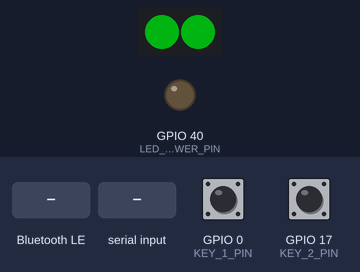
Simulated run of this program. Board: ESP32-S3. On the bench: 2 RGB LEDs in strip order, left to right, output pins drawn as LEDs (lit = HIGH). The test bench sets the inputs (shaded band); at power-on: GPIO 17 (KEY_2_PIN) HIGH, GPIO 0 (KEY_1_PIN) HIGH. Dim RGB values are drawn brighter than linear; nothing arrives over Bluetooth unless stated; a phone connects over Bluetooth LE 3 s after start; USB keyboard and mouse output is not drawn.

Above: at 1.2 s.
1.3 s: Bluetooth LE write "working" received
At 1.8 s:
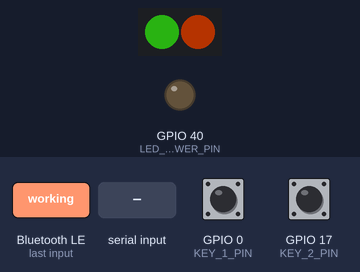
4.3 s: "attention\n" received over the second serial link
At 4.56 s:
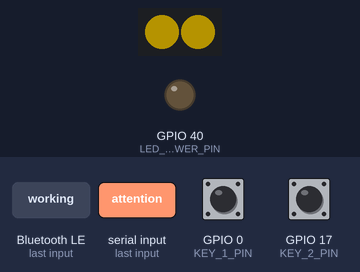
7.3 s: GPIO 17 (KEY_2_PIN) pulled LOW for 0.15 s
At 8.53 s:
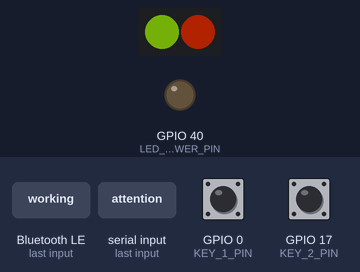
10.4 s: Bluetooth LE write "thinking" received
At 12.21 s:
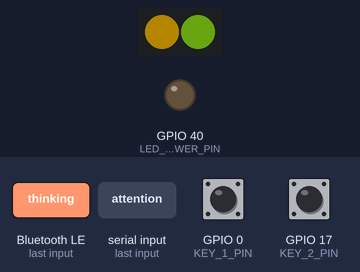
13.4 s: GPIO 0 (KEY_1_PIN) pulled LOW for 0.15 s
At 14.7 s:
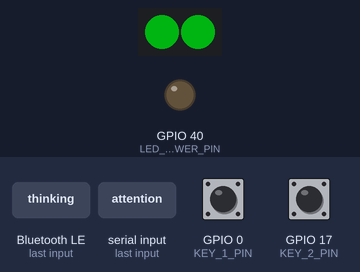
15.0 s: "working\n" received over the second serial link
At 17.26 s:
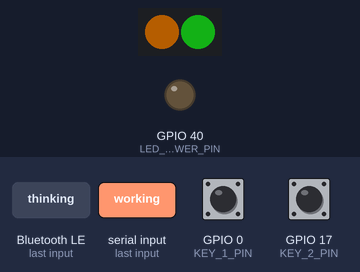
Timing chart, 0 to 54.1 s (numbered marks = the images above; inputs shaded):
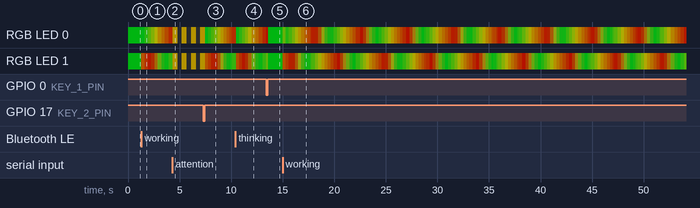

The program:

main.cpp
```cpp
#include <Arduino.h>
#include <Adafruit_NeoPixel.h>
#include <NimBLEDevice.h>
#include <USB.h>
#include <USBCDC.h>

#include <algorithm>
#include <cstring>
#include <string>

namespace {

// M5Stack Chain DualKey (C147) pin map.
constexpr uint8_t KEY_1_PIN = 0;
constexpr uint8_t KEY_2_PIN = 17;
constexpr uint8_t LED_DATA_PIN = 21;
constexpr uint8_t LED_POWER_PIN = 40;
constexpr uint8_t LED_COUNT = 2;

constexpr char DEVICE_NAME[] = "DualKey Signal Light";
constexpr char SERVICE_UUID[] = "7b7f3d10-7d20-4b8e-a2d7-4d55414c0001";
constexpr char RX_UUID[] = "7b7f3d10-7d20-4b8e-a2d7-4d55414c0002";
constexpr char TX_UUID[] = "7b7f3d10-7d20-4b8e-a2d7-4d55414c0003";

constexpr uint8_t DEFAULT_BRIGHTNESS = 64;
constexpr uint32_t BLE_WAITING_DELAY_MS = 15000;
constexpr uint32_t COMMAND_MAX_LENGTH = 95;

USBCDC CdcSerial;
Adafruit_NeoPixel pixels(LED_COUNT, LED_DATA_PIN, NEO_GRB + NEO_KHZ800);
NimBLECharacteristic* txCharacteristic = nullptr;
QueueHandle_t commandQueue = nullptr;

enum class SignalState : uint8_t {
    Idle,
    Working,
    Attention,
    Blocked,
    Complete,
    Off,
};

enum class CommandSource : uint8_t {
    Usb,
    Ble,
};

struct CommandItem {
    CommandSource source;
    char text[COMMAND_MAX_LENGTH + 1];
};

struct ButtonState {
    explicit ButtonState(uint8_t buttonPin) : pin(buttonPin) {}

    uint8_t pin;
    bool rawPressed = false;
    bool pressed = false;
    uint32_t rawChangedAt = 0;
    uint32_t pressedAt = 0;
};

SignalState currentState = SignalState::Idle;
uint8_t brightness = DEFAULT_BRIGHTNESS;
uint32_t stateChangedAt = 0;
uint32_t lastTransportActivityAt = 0;
uint32_t lastLedFrameAt = 0;
uint32_t lastRendered[LED_COUNT] = {0xFFFFFFFF, 0xFFFFFFFF};
volatile bool bleConnected = false;
bool chordHandled = false;
String usbInput;
ButtonState key1{KEY_1_PIN};
ButtonState key2{KEY_2_PIN};

const char* stateName(SignalState state) {
    switch (state) {
        case SignalState::Idle:
            return "idle";
        case SignalState::Working:
            return "working";
        case SignalState::Attention:
            return "attention";
        case SignalState::Blocked:
            return "blocked";
        case SignalState::Complete:
            return "complete";
        case SignalState::Off:
            return "off";
    }
    return "idle";
}

uint32_t rgb(uint8_t red, uint8_t green, uint8_t blue) {
    return (static_cast<uint32_t>(red) << 16) |
           (static_cast<uint32_t>(green) << 8) |
           static_cast<uint32_t>(blue);
}

uint8_t scaleChannel(uint8_t value, uint8_t level) {
    return static_cast<uint8_t>((static_cast<uint16_t>(value) * level) / 255);
}

uint32_t scaleColor(uint32_t color, uint8_t level) {
    return rgb(scaleChannel((color >> 16) & 0xFF, level),
               scaleChannel((color >> 8) & 0xFF, level),
               scaleChannel(color & 0xFF, level));
}

uint32_t blend(uint32_t from, uint32_t to, uint16_t amount, uint16_t range) {
    const auto mix = [amount, range](uint8_t a, uint8_t b) -> uint8_t {
        return static_cast<uint8_t>((static_cast<uint32_t>(a) * (range - amount) +
                                     static_cast<uint32_t>(b) * amount) /
                                    range);
    };
    return rgb(mix((from >> 16) & 0xFF, (to >> 16) & 0xFF),
               mix((from >> 8) & 0xFF, (to >> 8) & 0xFF),
               mix(from & 0xFF, to & 0xFF));
}

uint32_t workingColor(uint32_t phaseMs) {
    constexpr uint32_t segmentMs = 1500;
    constexpr uint32_t cycleMs = segmentMs * 3;
    constexpr uint32_t colors[] = {
        0x00FF20,  // green
        0xFFD000,  // yellow
        0xFF1800,  // red
    };
    phaseMs %= cycleMs;
    const uint8_t segment = phaseMs / segmentMs;
    const uint16_t within = phaseMs % segmentMs;
    return blend(colors[segment], colors[(segment + 1) % 3], within, segmentMs);
}

void renderPixels(uint32_t first, uint32_t second) {
    const uint32_t colors[] = {first, second};
    bool changed = false;
    for (uint8_t index = 0; index < LED_COUNT; ++index) {
        if (lastRendered[index] != colors[index]) {
            pixels.setPixelColor(index,
                                 (colors[index] >> 16) & 0xFF,
                                 (colors[index] >> 8) & 0xFF,
                                 colors[index] & 0xFF);
            lastRendered[index] = colors[index];
            changed = true;
        }
    }
    if (changed) {
        pixels.show();
    }
}

void renderWaitingForBle(uint32_t now) {
    const uint32_t phase = now % 1800;
    uint8_t level = 5;
    if (phase < 300) {
        level = static_cast<uint8_t>(5 + (phase * 35) / 300);
    } else if (phase < 600) {
        level = static_cast<uint8_t>(40 - ((phase - 300) * 35) / 300);
    }
    const uint32_t blue = scaleColor(0x0060FF, level);
    renderPixels(blue, phase >= 900 ? blue : 0);
}

void renderSignal(uint32_t now) {
    if (now - lastLedFrameAt < 20) {
        return;
    }
    lastLedFrameAt = now;

    if (!bleConnected &&
        (currentState == SignalState::Idle || currentState == SignalState::Off) &&
        now - lastTransportActivityAt >= BLE_WAITING_DELAY_MS) {
        renderWaitingForBle(now);
        return;
    }

    switch (currentState) {
        case SignalState::Idle: {
            const uint32_t green = scaleColor(0x00FF18, brightness);
            renderPixels(green, green);
            break;
        }
        case SignalState::Working: {
            const uint32_t elapsed = now - stateChangedAt;
            renderPixels(scaleColor(workingColor(elapsed), brightness),
                         scaleColor(workingColor(elapsed + 2250), brightness));
            break;
        }
        case SignalState::Attention: {
            const bool on = ((now - stateChangedAt) % 900) < 500;
            const uint32_t yellow = on ? scaleColor(0xFFD000, brightness) : 0;
            renderPixels(yellow, yellow);
            break;
        }
        case SignalState::Blocked: {
            const uint32_t phase = (now - stateChangedAt) % 1100;
            const bool on = phase < 140 || (phase >= 260 && phase < 400);
            const uint32_t red = on ? scaleColor(0xFF0000, brightness) : 0;
            renderPixels(red, red);
            break;
        }
        case SignalState::Complete: {
            const uint32_t phase = (now - stateChangedAt) % 500;
            const bool on = phase < 220;
            const uint32_t green = on ? scaleColor(0x00FF18, brightness) : 0;
            renderPixels(green, green);
            break;
        }
        case SignalState::Off:
            renderPixels(0, 0);
            break;
    }
}

void setState(SignalState state) {
    currentState = state;
    stateChangedAt = millis();
    lastLedFrameAt = 0;
    lastRendered[0] = 0xFFFFFFFF;
    lastRendered[1] = 0xFFFFFFFF;
}

bool parseState(String value, SignalState& result) {
    value.trim();
    value.toLowerCase();
    if (value == "idle" || value == "session_start") {
        result = SignalState::Idle;
    } else if (value == "working" || value == "thinking" || value == "tool_done") {
        result = SignalState::Working;
    } else if (value == "attention" || value == "done" || value == "notification") {
        result = SignalState::Attention;
    } else if (value == "blocked" || value == "permission" || value == "error" ||
               value == "failed") {
        result = SignalState::Blocked;
    } else if (value == "complete" || value == "session_done" || value == "session_end") {
        result = SignalState::Complete;
    } else if (value == "off" || value == "clear") {
        result = SignalState::Off;
    } else {
        return false;
    }
    return true;
}

void sendBleNotification(const String& message) {
    if (bleConnected && txCharacteristic != nullptr) {
        txCharacteristic->setValue(message.c_str());
        txCharacteristic->notify();
    }
}

void reply(CommandSource source, const String& message) {
    if (source == CommandSource::Usb) {
        CdcSerial.println(message);
    } else {
        sendBleNotification(message);
    }
}

void enqueueCommand(CommandSource source, const char* text, size_t length) {
    if (commandQueue == nullptr || text == nullptr || length == 0) {
        return;
    }
    CommandItem item{};
    item.source = source;
    const size_t safeLength = std::min(length, static_cast<size_t>(COMMAND_MAX_LENGTH));
    memcpy(item.text, text, safeLength);
    item.text[safeLength] = '\0';
    xQueueSend(commandQueue, &item, 0);
}

void handleCommand(const CommandItem& item) {
    String command(item.text);
    command.trim();
    if (command.isEmpty()) {
        return;
    }

    lastTransportActivityAt = millis();

    String upper = command;
    upper.toUpperCase();
    if (upper == "PING") {
        reply(item.source, "PONG dualkey-signal-light/0.1.0");
        return;
    }
    if (upper == "INFO" || upper == "STATUS") {
        reply(item.source,
              String("STATUS state=") + stateName(currentState) +
                  " brightness=" + brightness +
                  " ble=" + (bleConnected ? "connected" : "advertising"));
        return;
    }
    if (upper.startsWith("BRIGHTNESS ")) {
        const int value = command.substring(11).toInt();
        if (value < 1 || value > 255) {
            reply(item.source, "ERR brightness must be 1..255");
            return;
        }
        brightness = static_cast<uint8_t>(value);
        lastRendered[0] = 0xFFFFFFFF;
        lastRendered[1] = 0xFFFFFFFF;
        reply(item.source, String("OK BRIGHTNESS ") + brightness);
        return;
    }

    String stateText = command;
    if (upper.startsWith("STATE ")) {
        stateText = command.substring(6);
    } else if (upper.startsWith("SET ")) {
        stateText = command.substring(4);
    }

    SignalState parsed;
    if (!parseState(stateText, parsed)) {
        reply(item.source, "ERR expected STATE idle|working|attention|blocked|complete|off");
        return;
    }
    setState(parsed);
    reply(item.source, String("OK STATE ") + stateName(parsed));
}

class ServerCallbacks final : public NimBLEServerCallbacks {
    void onConnect(NimBLEServer*, NimBLEConnInfo&) override {
        bleConnected = true;
        lastTransportActivityAt = millis();
    }

    void onDisconnect(NimBLEServer*, NimBLEConnInfo&, int) override {
        bleConnected = false;
        lastTransportActivityAt = millis();
    }
};

class RxCallbacks final : public NimBLECharacteristicCallbacks {
    void onWrite(NimBLECharacteristic* characteristic, NimBLEConnInfo&) override {
        const std::string value = characteristic->getValue();
        enqueueCommand(CommandSource::Ble, value.data(), value.size());
    }
};

ServerCallbacks serverCallbacks;
RxCallbacks rxCallbacks;

void setupBle() {
    NimBLEDevice::init(DEVICE_NAME);
    NimBLEDevice::setPower(3);

    NimBLEServer* server = NimBLEDevice::createServer();
    server->setCallbacks(&serverCallbacks, false);
    server->advertiseOnDisconnect(true);

    NimBLEService* service = server->createService(SERVICE_UUID);
    txCharacteristic = service->createCharacteristic(
        TX_UUID, NIMBLE_PROPERTY::READ | NIMBLE_PROPERTY::NOTIFY, 128);
    txCharacteristic->setValue("READY dualkey-signal-light/0.1.0");

    NimBLECharacteristic* rxCharacteristic = service->createCharacteristic(
        RX_UUID, NIMBLE_PROPERTY::WRITE | NIMBLE_PROPERTY::WRITE_NR, 128);
    rxCharacteristic->setCallbacks(&rxCallbacks);

    server->start();
    NimBLEAdvertising* advertising = NimBLEDevice::getAdvertising();
    advertising->setName(DEVICE_NAME);
    advertising->addServiceUUID(SERVICE_UUID);
    advertising->enableScanResponse(true);
    advertising->start();
}

void setupUsb() {
    USB.VID(0x303A);
    USB.PID(0x4010);
    USB.manufacturerName("M5Stack Community");
    USB.productName(DEVICE_NAME);
    USB.serialNumber("DUALKEY-SIGNAL");
    CdcSerial.begin(115200);
    USB.begin();
}

void pollUsb() {
    while (CdcSerial.available() > 0) {
        const char next = static_cast<char>(CdcSerial.read());
        if (next == '\n' || next == '\r') {
            if (!usbInput.isEmpty()) {
                enqueueCommand(CommandSource::Usb, usbInput.c_str(), usbInput.length());
                usbInput.clear();
            }
        } else if (usbInput.length() < COMMAND_MAX_LENGTH) {
            usbInput += next;
        } else {
            usbInput.clear();
            CdcSerial.println("ERR command too long");
        }
    }
}

void onShortPress(ButtonState& button) {
    if (button.pin == KEY_1_PIN) {
        setState(SignalState::Idle);
        lastTransportActivityAt = millis();
        sendBleNotification("EVENT ACK");
        CdcSerial.println("EVENT ACK");
        return;
    }

    static uint8_t demoIndex = 0;
    constexpr SignalState demoStates[] = {
        SignalState::Idle,
        SignalState::Working,
        SignalState::Attention,
        SignalState::Blocked,
        SignalState::Complete,
        SignalState::Off,
    };
    demoIndex = (demoIndex + 1) % (sizeof(demoStates) / sizeof(demoStates[0]));
    setState(demoStates[demoIndex]);
    lastTransportActivityAt = millis();
    const String event = String("EVENT DEMO ") + stateName(currentState);
    sendBleNotification(event);
    CdcSerial.println(event);
}

void updateButton(ButtonState& button, uint32_t now) {
    const bool rawPressed = digitalRead(button.pin) == LOW;
    if (rawPressed != button.rawPressed) {
        button.rawPressed = rawPressed;
        button.rawChangedAt = now;
    }

    if (rawPressed != button.pressed && now - button.rawChangedAt >= 25) {
        button.pressed = rawPressed;
        if (button.pressed) {
            button.pressedAt = now;
        } else if (!chordHandled && now - button.pressedAt < 1200) {
            onShortPress(button);
        }
    }
}

void pollButtons(uint32_t now) {
    updateButton(key1, now);
    updateButton(key2, now);

    if (key1.pressed && key2.pressed && !chordHandled) {
        const uint32_t chordStartedAt = std::max(key1.pressedAt, key2.pressedAt);
        if (now - chordStartedAt >= 1500) {
            chordHandled = true;
            setState(SignalState::Off);
            lastTransportActivityAt = now;
            sendBleNotification("EVENT CLEAR");
            CdcSerial.println("EVENT CLEAR");
        }
    }

    if (!key1.pressed && !key2.pressed && chordHandled) {
        chordHandled = false;
    }
}

}  // namespace

void setup() {
    // The official BSP drives GPIO40 as open-drain and LOW means WS2812 power on.
    pinMode(LED_POWER_PIN, OUTPUT_OPEN_DRAIN);
    digitalWrite(LED_POWER_PIN, LOW);
    pixels.begin();
    pixels.clear();
    pixels.show();

    pinMode(KEY_1_PIN, INPUT_PULLUP);
    pinMode(KEY_2_PIN, INPUT_PULLUP);

    commandQueue = xQueueCreate(8, sizeof(CommandItem));
    stateChangedAt = millis();
    lastTransportActivityAt = millis();

    setupUsb();
    setupBle();
    CdcSerial.println("READY dualkey-signal-light/0.1.0");
}

void loop() {
    const uint32_t now = millis();
    pollUsb();
    pollButtons(now);

    CommandItem item{};
    while (xQueueReceive(commandQueue, &item, 0) == pdTRUE) {
        handleCommand(item);
    }

    if (currentState == SignalState::Complete && now - stateChangedAt >= 1400) {
        setState(SignalState::Idle);
    }

    renderSignal(now);
    delay(2);
}
```
